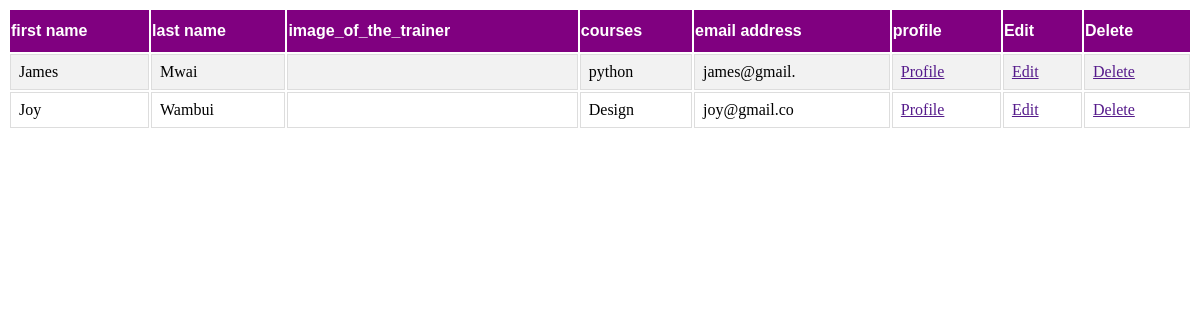
Page /trainer/register_list/ on the committed database.
### trainer/models.py (models this page shows)
class Trainer(models.Model):
    first_name=models.CharField(max_length=12)
    last_name=models.CharField(max_length=20)
    gender_choice=((u'F',u'female'),(u'm',u'male'),(u'o','other'))
    gender=models.CharField(max_length=12,choices=gender_choice)
    company_name=models.CharField(max_length=12)
    course_name=models.CharField(max_length=15)
    email=models.CharField(max_length=12)
    resume=models.FileField()
    city=models.CharField(max_length=10)
    image_of_the_trainer=models.ImageField(upload_to="images/")
    joining_date=models.DateField(max_length=8)
    salary=models.BigIntegerField()

### trainer/views.py (the view)
# urls.py: path("register_list/",trainer_list,name="trainer_list"),
def trainer_list(request):
    trainers=Trainer.objects.all()
    return render(request, "trainer_list.html",{"trainers":trainers})

### trainer/templates/trainer_list.html (shortened to what this page needs)
<!DOCTYPE html>
<html lang="en">
<head>
</head>
<body>
    <table class="table">
        <tr>
            <th>first name</th>
            <th>last name</th>
            <th>image_of_the_trainer</th>
            <th>courses</th>
            <th>email address</th>
            <th>profile</th>
            <th>Edit</th>
            <th>Delete</th>
        </tr>
        {% for trainer in trainers %}
        <tr>
        <td>{{ trainer.first_name }}</td>
        <td>{{ trainer.last_name }}</td>
         <td>{{ image_of_the_trainer}}</td>
        <td>{{ trainer.course_name }}</td>
        <td>{{ trainer.email }}</td>
        <td> <a href="">Profile</a></td>
        <td> <a href="">Edit</a></td>
        <td> <a href="">Delete</a></td>
    </tr>
    {% endfor %}
    </table>
</body>
</html>

### trainer/templates/trainer_list.html (style rules this page uses)
.table { width: 100%; }
.table td, #table th { border: 1px solid #ddd; padding: 8px; }
.table tr:nth-child(even) { background-color: #F2F2F2; }
.table th { padding-top: 12px; padding-bottom: 12px; text-align: left; background-color: purple; color: white; font-family:sans-serif; }

### rows in the picture
Trainer: first_name "James", last_name "Mwai", course_name "python", email "james@gmail."
Trainer: first_name "Joy", last_name "Wambui", course_name "Design", email "joy@gmail.co"
